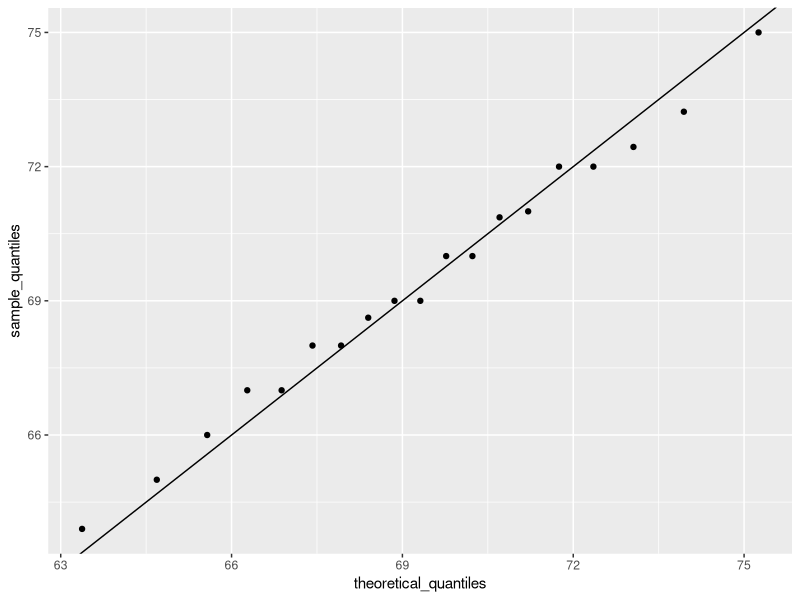
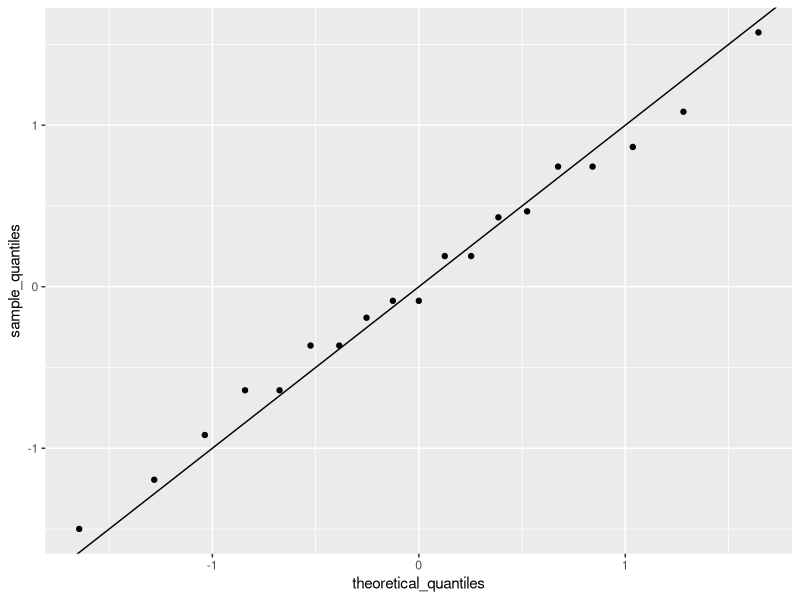
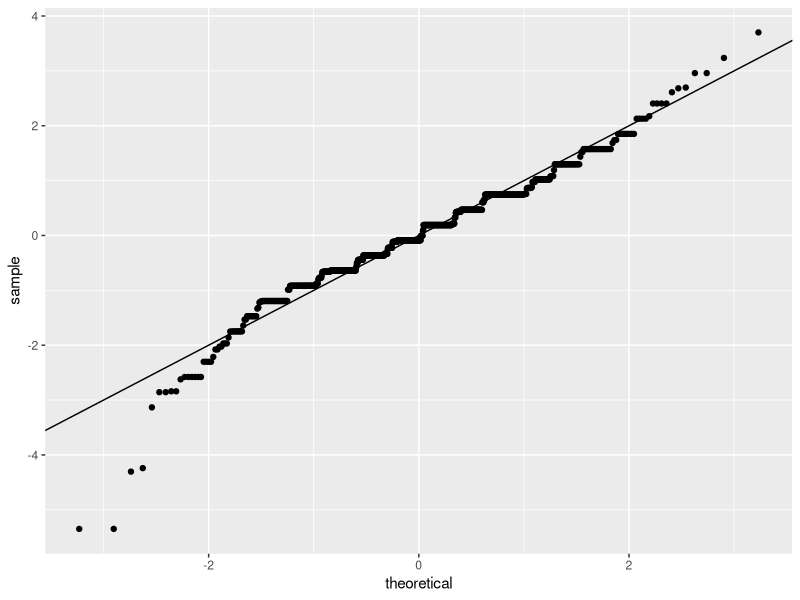
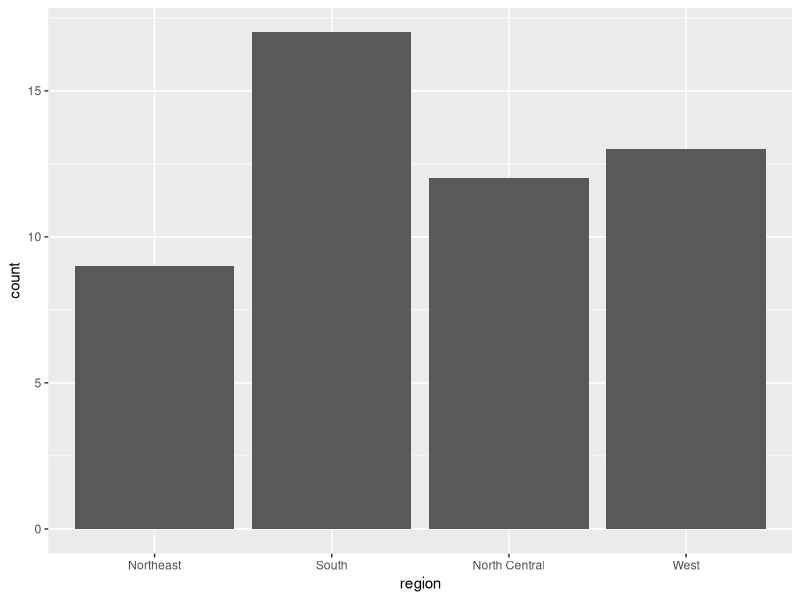
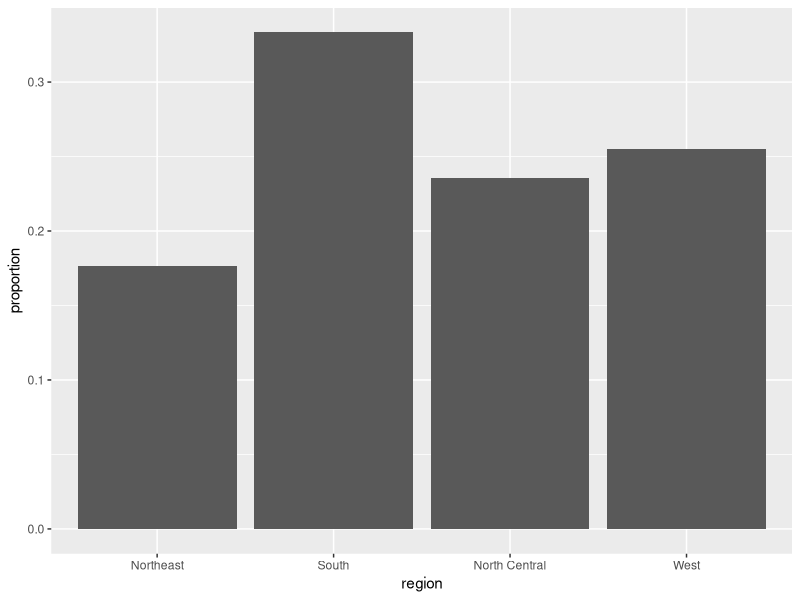
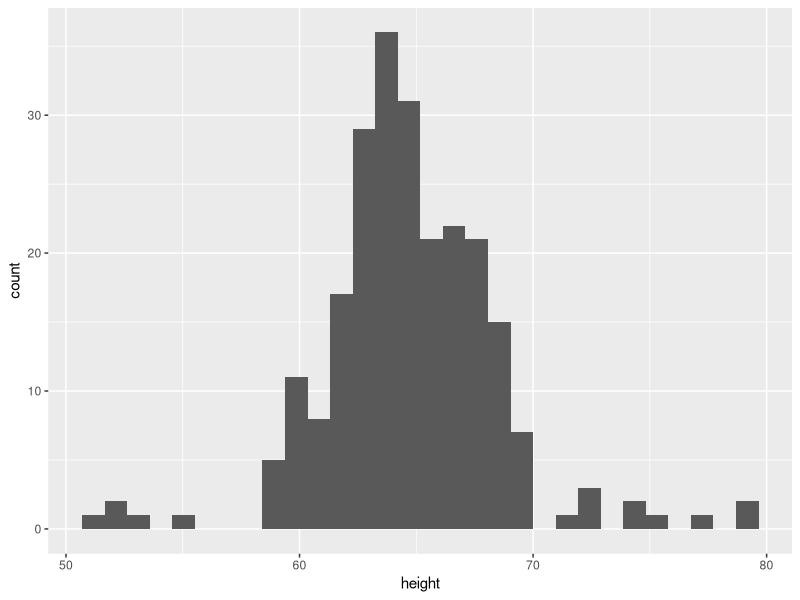
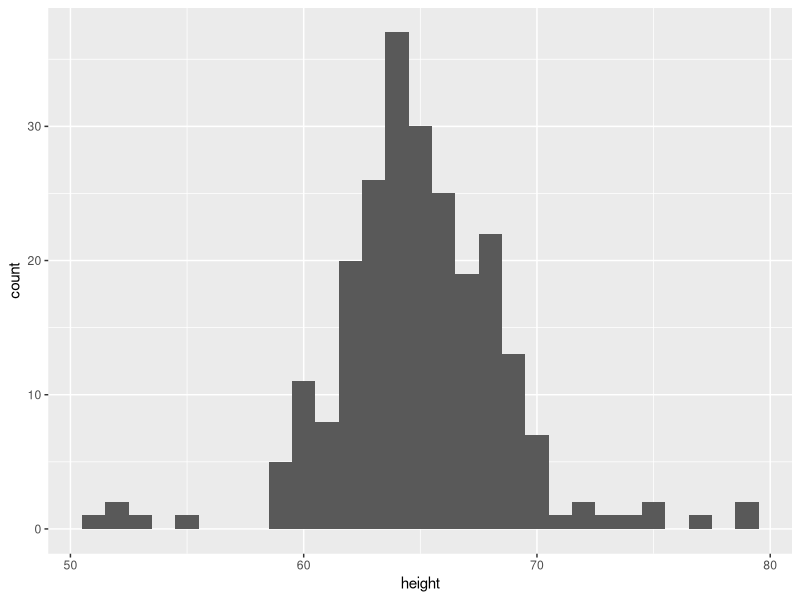
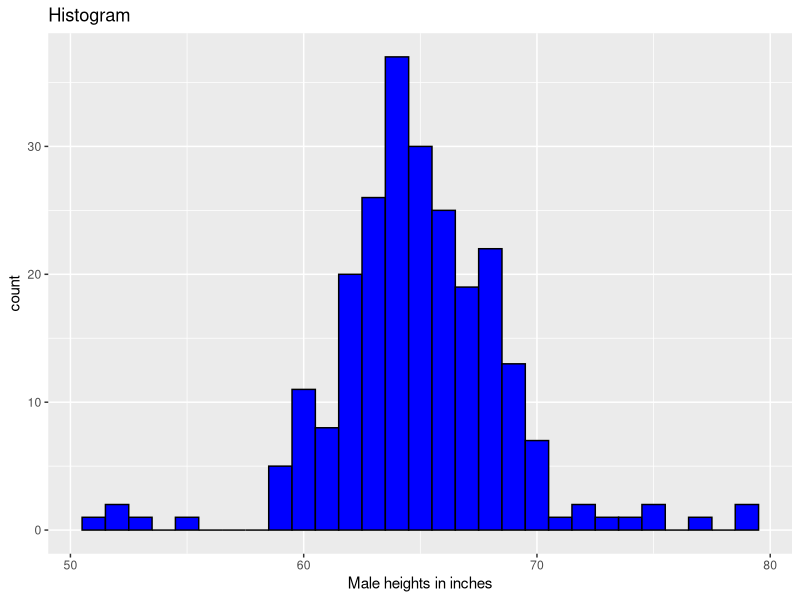

The R source for these figures, in order:
## ---- chunk 1
library(tidyverse)
library(dslabs)
data("heights")
head(heights)
## ---- chunk 2
#> 
#> Female   Male 
#>  0.227  0.773
## ---- chunk 3
#m <- sum(x) / length(x)
#s <- sqrt(sum((x-mu)^2) / length(x))
## ---- chunk 4
index <- heights$sex=="Male"
x <- heights$height[index]
## ---- chunk 5
m <- mean(x)
s <- sd(x)
c(average = m, sd = s)
## ---- chunk 6
z <- scale(x)
## ---- chunk 7
mean(abs(z) < 2)
## ---- chunk 8
pnorm(-1.96)
## ---- chunk 9
qnorm(0.975)
## ---- chunk 10
qnorm(0.975, mean = 5, sd = 2)
## ---- chunk 11
mean(x <= 69.5)
## ---- chunk 12
p <- seq(0.05, 0.95, 0.05)
## ---- chunk 13
sample_quantiles <- quantile(x, p)
## ---- chunk 14
theoretical_quantiles <- qnorm(p, mean = mean(x), sd = sd(x))
## ---- chunk 15
qplot(theoretical_quantiles, sample_quantiles) + geom_abline()
## ---- chunk 16
sample_quantiles <- quantile(z, p)
theoretical_quantiles <- qnorm(p) 
qplot(theoretical_quantiles, sample_quantiles) + geom_abline()
## ---- chunk 17
heights %>% filter(sex=="Male") %>%
  ggplot(aes(sample = scale(height))) + 
  geom_qq() +
  geom_abline()
## ---- chunk 18
heights %>% filter(sex=="Female") %>% top_n(5, desc(height)) %>% pull(height)

## ---- chunk 19
library(dslabs)
data(heights)
male <- heights$height[heights$sex=="Male"]
female <- heights$height[heights$sex=="Female"]
## ---- chunk 20
length(male)
length(female)
## ---- chunk 21
p <- c(0.10, 0.30, 0.50, 0.70, 0.90)
female_quantiles <- quantile(female, p)
male_quantiles <- quantile(male,p)

data_frame(p,female_quantiles, male_quantiles)
## ---- chunk 22
library(dslabs)
data(heights)
x <- heights$height[heights$sex=="Male"]
## ---- chunk 23
mean(69< x & x <= 72)
## ---- chunk 24
m <- mean(x)
s <- sd(x)
pnorm(72, mean = m, sd = s)  - pnorm(69, mean = m, sd = s)
## ---- chunk 25
mean(79< x & x <= 81)
pnorm(81, mean = m, sd = s) - pnorm(79,mean = m, sd = s)
## ---- chunk 26
seven_footers <- 1 - pnorm(84, mean = 69, sd = 3)
seven_footers
## ---- chunk 27
seven_footers * 1000000000
## ---- chunk 28
10 / (seven_footers* 1000000000)
## ---- chunk 29
six_footers <- 1 - pnorm(80, mean = 69, sd = 3)
150 /(six_footers * 1000000000)
## ---- chunk 30
murders %>% ggplot(aes(region)) + geom_bar()
## ---- chunk 31
data(murders)
tab <- murders %>% 
  count(region) %>% 
  mutate(proportion = n/sum(n))
tab
## ---- chunk 32
tab %>% ggplot(aes(region, proportion)) + geom_bar(stat = "identity")
## ---- chunk 33
heights %>% 
  filter(sex == "Female") %>% 
  ggplot(aes(height)) + 
  geom_histogram()
## ---- chunk 34
heights %>% 
  filter(sex == "Female") %>% 
  ggplot(aes(height)) + 
  geom_histogram(binwidth = 1)
## ---- chunk 35
heights %>% 
  filter(sex == "Female") %>% 
  ggplot(aes(height)) +
  geom_histogram(binwidth = 1, fill = "blue", col = "black") +
  xlab("Male heights in inches") + 
  ggtitle("Histogram")
## ---- chunk 36
heights %>% 
  filter(sex == "Female") %>%
  ggplot(aes(height)) +
  geom_density()
## ---- chunk 37
heights %>% 
  filter(sex == "Female") %>%
  ggplot(aes(height)) +
  geom_density(fill="blue")
## ---- chunk 38
heights %>% 
  filter(sex == "Female") %>%
  ggplot(aes(height)) +
  geom_density(fill="blue",adjust = 2)
## ---- chunk 39
heights %>% filter(sex=="Male") %>%
  ggplot(aes(sample = height)) +
  geom_qq()
## ---- chunk 40
params <- heights %>% filter(sex=="Male") %>%
  summarize(mean = mean(height), sd = sd(height))

heights %>% filter(sex=="Male") %>%
  ggplot(aes(sample = height)) +
  geom_qq(dparams = params) +
  geom_abline()
## ---- chunk 41
heights %>% 
  filter(sex=="Male") %>%
  ggplot(aes(sample = scale(height))) + 
  geom_qq() +
  geom_abline()
## ---- chunk 42
x <- expand.grid(x = 1:12, y = 1:10) %>% 
  mutate(z = 1:120) 
## ---- chunk 43
x %>% ggplot(aes(x, y, fill = z)) + 
  geom_raster()
## ---- chunk 44
x %>% ggplot(aes(x, y, fill = z)) + 
  geom_raster() + 
  scale_fill_gradientn(colors =  terrain.colors(10))
## ---- chunk 45
x <- heights %>% 
  filter(sex=="Male") %>% 
  pull(height)
qplot(x)
## ---- chunk 46
qplot(sample = scale(x)) + geom_abline()
## ---- chunk 47
heights %>% qplot(sex, height, data = .)
## ---- chunk 48
heights %>% qplot(sex, height, data = ., geom = "boxplot")
## ---- chunk 49
qplot(x, geom = "density")
## ---- chunk 50
qplot(x, bins=15, color = I("black"), xlab = "Population")
## ---- chunk 51
head(heights)
## ---- chunk 52
heights %>% ggplot(aes(height)) +
  geom_histogram(bins = 30)
## ---- chunk 53
heights %>% ggplot(aes(height)) +
 geom_density()

## ---- chunk 54
heights %>% ggplot(aes(height, group = sex)) +
 geom_density()
## ---- chunk 55
heights %>% ggplot(aes(height, group = sex)) +
 geom_density(color = 'red')
## ---- chunk 56
heights %>% 
  ggplot(aes(height, fill = sex)) + 
  geom_density() 
## ---- chunk 57
heights %>% 
  ggplot(aes(height, fill = sex)) + 
  geom_density(alpha = 0.2) 
